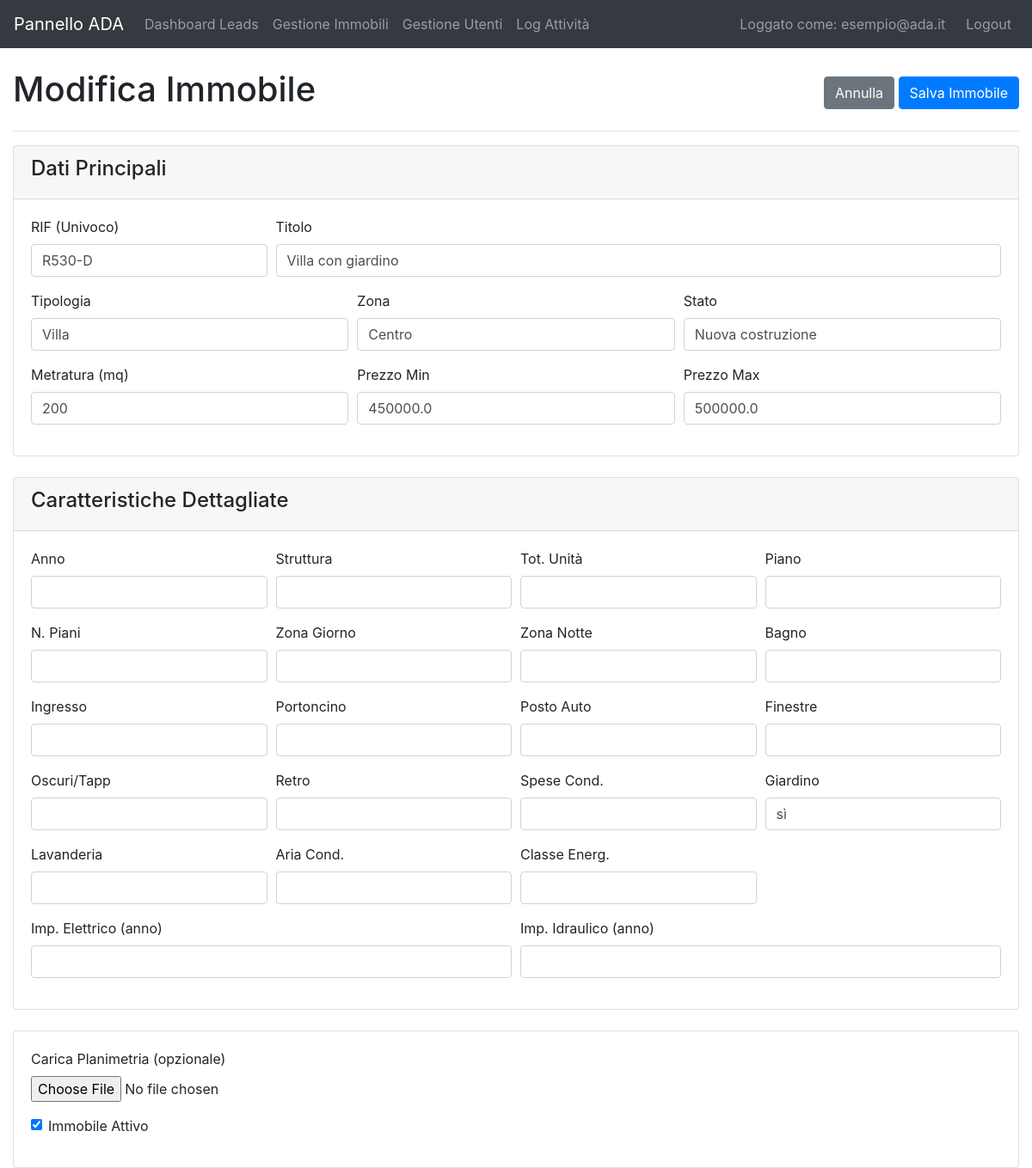
The page /admin/property/edit/2 (signed in) on the database its author committed.
### app/models.py (models this page shows, shortened)
class User(UserMixin, db.Model):
    __tablename__ = 'users'
    id = db.Column(db.Integer, primary_key=True)
    email = db.Column(db.String(120), unique=True, nullable=False)
    password_hash = db.Column(db.String(128))

class Property(db.Model):
    __tablename__ = 'properties'
    id = db.Column(db.Integer, primary_key=True)
    rif = db.Column(db.String(50), unique=True, nullable=False)
    titolo = db.Column(db.String(200), nullable=False)
    tipologia = db.Column(db.String(100))
    zona = db.Column(db.String(100))
    indirizzo_parziale = db.Column(db.String(200))
    mq = db.Column(db.Integer)
    prezzo_min = db.Column(db.Float)
    prezzo_max = db.Column(db.Float)
    stato = db.Column(db.String(50))
    caratteristiche_json = db.Column(db.JSON)
    attivo = db.Column(db.Boolean, default=True)
    assets = db.relationship('PropertyAsset', backref='property', lazy=True)

### app/admin/routes.py (the view, shortened to what this page needs)
@bp.route('/property/edit/<int:property_id>', methods=['GET', 'POST'])
@login_required
def edit_property(property_id):
    prop = Property.query.get_or_404(property_id)
    return render_template('admin/property_form.html', property=prop)

### app/templates/admin/property_form.html (shortened to what this page needs)
{% extends "admin/base.html" %}
{% block content %}
<form method="POST" enctype="multipart/form-data">
    <div class="d-flex justify-content-between align-items-center mb-3">
        <h1>{{ 'Modifica' if property else 'Aggiungi' }} Immobile</h1>
        <div>
            <a href="{{ url_for('admin.properties') }}" class="btn btn-secondary">Annulla</a>
            <button type="submit" class="btn btn-primary">Salva Immobile</button>
        </div>
    </div>
    <hr>
    <div class="card mb-4">
        <div class="card-header">
            <h4>Dati Principali</h4>
        </div>
        <div class="card-body">
            <div class="form-row">
                <div class="form-group col-md-3">
                    <label for="rif">RIF (Univoco)</label>
                    <input type="text" class="form-control" id="rif" name="rif" value="{{ property.rif if property else '' }}" required>
                </div>
                <div class="form-group col-md-9">
                    <label for="titolo">Titolo</label>
                    <input type="text" class="form-control" id="titolo" name="titolo" value="{{ property.titolo if property else '' }}" required>
                </div>
            </div>
            <div class="form-row">
                <div class="form-group col-md-4">
                    <label for="tipologia">Tipologia</label>
                    <input type="text" class="form-control" id="tipologia" name="tipologia" value="{{ property.tipologia if property else '' }}">
                </div>
                <div class="form-group col-md-4">
                    <label for="zona">Zona</label>
                    <input type="text" class="form-control" id="zona" name="zona" value="{{ property.zona if property else '' }}">
                </div>
                 <div class="form-group col-md-4">
                    <label for="stato">Stato</label>
                    <input type="text" class="form-control" id="stato" name="stato" value="{{ property.stato if property else '' }}">
                </div>
            </div>
            <div class="form-row">
                <div class="form-group col-md-4">
                    <label for="mq">Metratura (mq)</label>
                    <input type="number" class="form-control" id="mq" name="mq" value="{{ property.mq if property else '' }}">
                </div>
                <div class="form-group col-md-4">
                    <label for="prezzo_min">Prezzo Min</label>
                    <input type="number" step="0.01" class="form-control" id="prezzo_min" name="prezzo_min" value="{{ property.prezzo_min if property else '' }}">
                </div>
                <div class="form-group col-md-4">
                    <label for="prezzo_max">Prezzo Max</label>
                    <input type="number" step="0.01" class="form-control" id="prezzo_max" name="prezzo_max" value="{{ property.prezzo_max if property else '' }}">
                </div>
            </div>
        </div>
    </div>
    <div class="card mb-4">
        <div class="card-header">
            <h4>Caratteristiche Dettagliate</h4>
        </div>
        <div class="card-body">
            <div class="form-row">
                <div class="form-group col-md-3"><label for="char_anno">Anno</label><input type="text" class="form-control" id="char_anno" name="char_anno" value="{{ property.caratteristiche_json.get('anno', '') if property }}"></div>
                <div class="form-group col-md-3"><label for="char_struttura">Struttura</label><input type="text" class="form-control" id="char_struttura" name="char_struttura" value="{{ property.caratteristiche_json.get('struttura', '') if property }}"></div>
                <div class="form-group col-md-3"><label for="char_tot_unita">Tot. Unità</label><input type="text" class="form-control" id="char_tot_unita" name="char_tot_unita" value="{{ property.caratteristiche_json.get('tot_unita', '') if property }}"></div>
                <div class="form-group col-md-3"><label for="char_piano">Piano</label><input type="text" class="form-control" id="char_piano" name="char_piano" value="{{ property.caratteristiche_json.get('piano', '') if property }}"></div>
            </div>
            <div class="form-row">
                <div class="form-group col-md-3"><label for="char_n_piani">N. Piani</label><input type="text" class="form-control" id="char_n_piani" name="char_n_piani" value="{{ property.caratteristiche_json.get('n_piani', '') if property }}"></div>
                <div class="form-group col-md-3"><label for="char_zona_giorno">Zona Giorno</label><input type="text" class="form-control" id="char_zona_giorno" name="char_zona_giorno" value="{{ property.caratteristiche_json.get('zona_giorno', '') if property }}"></div>
                <div class="form-group col-md-3"><label for="char_zona_notte">Zona Notte</label><input type="text" class="form-control" id="char_zona_notte" name="char_zona_notte" value="{{ property.caratteristiche_json.get('zona_notte', '') if property }}"></div>
                <div class="form-group col-md-3"><label for="char_bagno">Bagno</label><input type="text" class="form-control" id="char_bagno" name="char_bagno" value="{{ property.caratteristiche_json.get('bagno', '') if property }}"></div>
            </div>
             <div class="form-row">
                <div class="form-group col-md-3"><label for="char_ingresso">Ingresso</label><input type="text" class="form-control" id="char_ingresso" name="char_ingresso" value="{{ property.caratteristiche_json.get('ingresso', '') if property }}"></div>
                <div class="form-group col-md-3"><label for="char_portoncino">Portoncino</label><input type="text" class="form-control" id="char_portoncino" name="char_portoncino" value="{{ property.caratteristiche_json.get('portoncino', '') if property }}"></div>
                <div class="form-group col-md-3"><label for="char_posto_auto">Posto Auto</label><input type="text" class="form-control" id="char_posto_auto" name="char_posto_auto" value="{{ property.caratteristiche_json.get('posto_auto', '') if property }}"></div>
                <div class="form-group col-md-3"><label for="char_finestre">Finestre</label><input type="text" class="form-control" id="char_finestre" name="char_finestre" value="{{ property.caratteristiche_json.get('finestre', '') if property }}"></div>
            </div>
             <div class="form-row">
                <div class="form-group col-md-3"><label for="char_oscuri_tapp">Oscuri/Tapp</label><input type="text" class="form-control" id="char_oscuri_tapp" name="char_oscuri_tapp" value="{{ property.caratteristiche_json.get('oscuri_tapp', '') if property }}"></div>
                <div class="form-group col-md-3"><label for="char_retro">Retro</label><input type="text" class="form-control" id="char_retro" name="char_retro" value="{{ property.caratteristiche_json.get('retro', '') if property }}"></div>
                <div class="form-group col-md-3"><label for="char_spese_cond">Spese Cond.</label><input type="text" class="form-control" id="char_spese_cond" name="char_spese_cond" value="{{ property.caratteristiche_json.get('spese_cond', '') if property }}"></div>
                <div class="form-group col-md-3"><label for="char_giardino">Giardino</label><input type="text" class="form-control" id="char_giardino" name="char_giardino" value="{{ property.caratteristiche_json.get('giardino', '') if property }}"></div>
            </div>
            <div class="form-row">
                <div class="form-group col-md-3"><label for="char_lavanderia">Lavanderia</label><input type="text" class="form-control" id="char_lavanderia" name="char_lavanderia" value="{{ property.caratteristiche_json.get('lavanderia', '') if property }}"></div>
                <div class="form-group col-md-3"><label for="char_aria_cond">Aria Cond.</label><input type="text" class="form-control" id="char_aria_cond" name="char_aria_cond" value="{{ property.caratteristiche_json.get('aria_cond', '') if property }}"></div>
                <div class="form-group col-md-3"><label for="char_classe_energ">Classe Energ.</label><input type="text" class="form-control" id="char_classe_energ" name="char_classe_energ" value="{{ property.caratteristiche_json.get('classe_energ', '') if property }}"></div>
            </div>
             <div class="form-row">
                <div class="form-group col-md-6"><label for="char_imp_elettrico">Imp. Elettrico (anno)</label><input type="text" class="form-control" id="char_imp_elettrico" name="char_imp_elettrico" value="{{ property.caratteristiche_json.get('imp_elettrico', '') if property }}"></div>
                <div class="form-group col-md-6"><label for="char_imp_idraulico">Imp. Idraulico (anno)</label><input type="text" class="form-control" id="char_imp_idraulico" name="char_imp_idraulico" value="{{ property.caratteristiche_json.get('imp_idraulico', '') if property }}"></div>
            </div>
        </div>
    </div>
    <div class="card">
        <div class="card-body">
            <div class="form-group">
                <label for="planimetria">Carica Planimetria (opzionale)</label>
                <input type="file" class="form-control-file" id="planimetria" name="planimetria">
            </div>
            <div class="form-group form-check">
                <input type="checkbox" class="form-check-input" id="attivo" name="attivo" value="y" {% if not property or property.attivo %}checked{% endif %}>
                <label class="form-check-label" for="attivo">Immobile Attivo</label>
            </div>
        </div>
    </div>
</form>
{% endblock %}

### app/templates/admin/base.html (shortened to what this page needs)
<!DOCTYPE html>
<html lang="it">
<head>
    <link rel="stylesheet" href="https://stackpath.bootstrapcdn.com/bootstrap/4.5.2/css/bootstrap.min.css">
</head>
<body>
    <nav class="navbar navbar-expand-lg navbar-dark bg-dark">
        <a class="navbar-brand" href="{{ url_for('admin.dashboard') if current_user.is_authenticated else url_for('main.index') }}">Pannello ADA</a>
        <div class="collapse navbar-collapse" id="navbarNav">
            <ul class="navbar-nav mr-auto">
                {% if current_user.is_authenticated %}
                <li class="nav-item">
                    <a class="nav-link" href="{{ url_for('admin.dashboard') }}">Dashboard Leads</a>
                </li>
                <li class="nav-item">
                    <a class="nav-link" href="{{ url_for('admin.properties') }}">Gestione Immobili</a>
                </li>
                <li class="nav-item">
                    <a class="nav-link" href="{{ url_for('admin.users') }}">Gestione Utenti</a>
                </li>
                <li class="nav-item">
                    <a class="nav-link" href="{{ url_for('admin.logs') }}">Log Attività</a>
                </li>
                {% endif %}
            </ul>
            <ul class="navbar-nav">
                 {% if current_user.is_authenticated %}
                 <li class="nav-item">
                    <span class="navbar-text mr-3">
                        Loggato come: {{ current_user.email }}
                    </span>
                 </li>
                 <li class="nav-item">
                    <a class="nav-link" href="{{ url_for('admin.logout') }}">Logout</a>
                </li>
                {% endif %}
            </ul>
        </div>
    </nav>
    <div class="container-fluid mt-4">
        {% block content %}{% endblock %}
    </div>
</body>
</html>

### rows shown on the page
User: email "esempio@ada.it"
Property: rif "R530-D", titolo "Villa con giardino", tipologia "Villa", zona "Centro", stato "Nuova costruzione", mq "200", prezzo_min "450000.0", prezzo_max "500000.0", char_giardino "sì", attivo "☑"

### other values the page prints
{{ 'Modifica' if property else 'Aggiungi' }} "Modifica"
